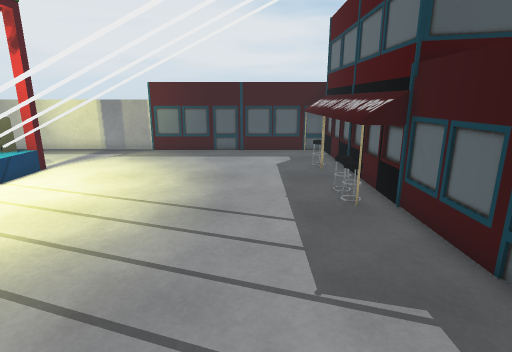
[1] (above)

12 first-person views from a walk through a scene from a Unity 3-D project. The camera is 1.5 m above the floor, tilts 14° down and sees 80° across. The floor is counted in squares, 0.5 m on a side. Each view is taken from the middle of a square. On the plan, view 1 faces up. The plan holds only what a view shows up to about 20 squares ahead; the rest is blank. The place goes on beyond the plan. Some surface patterns are stand-ins.

[2]
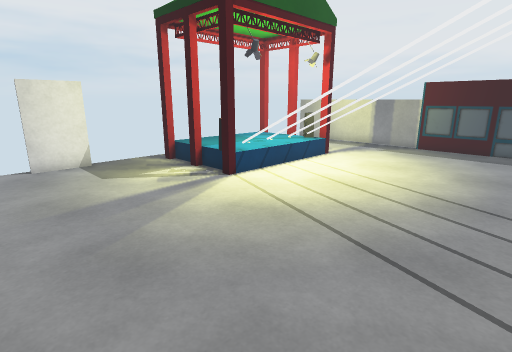

[3]
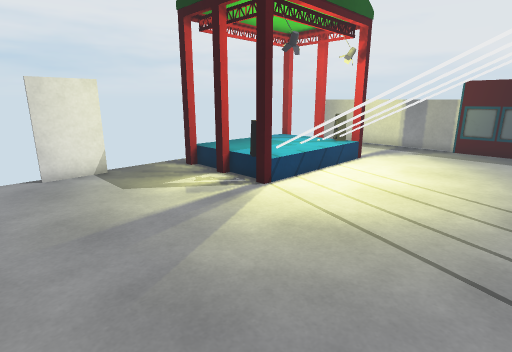

[4]
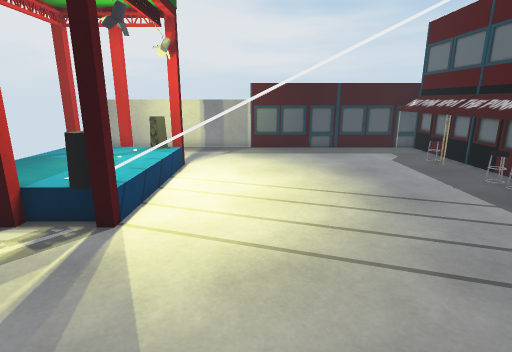

[5]
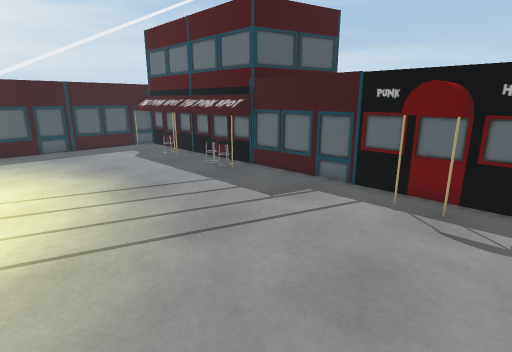

[6]
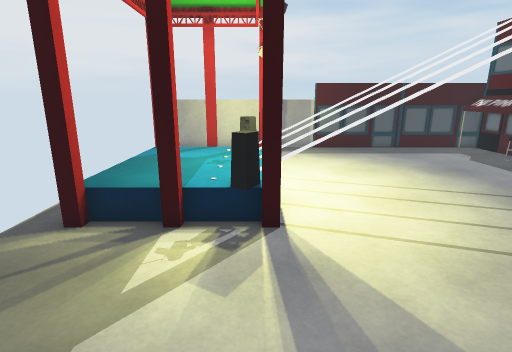

[7]
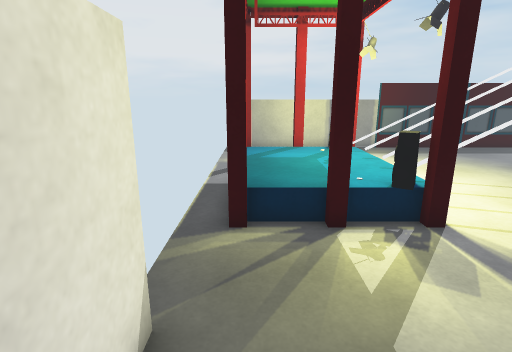

[8]
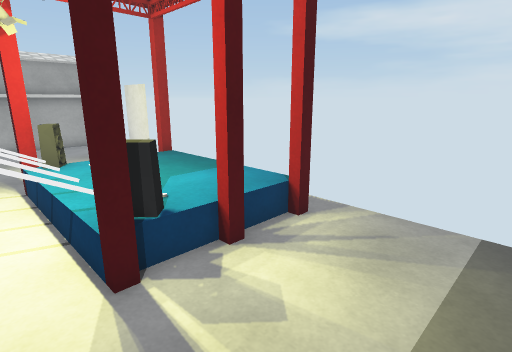

[9]
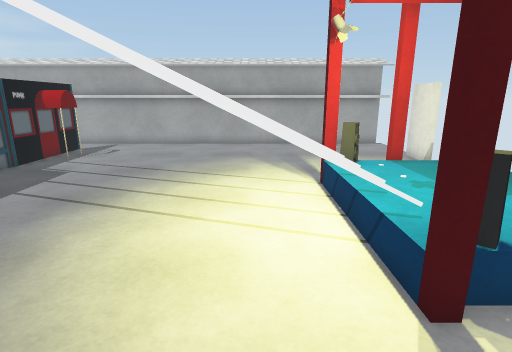

[10]
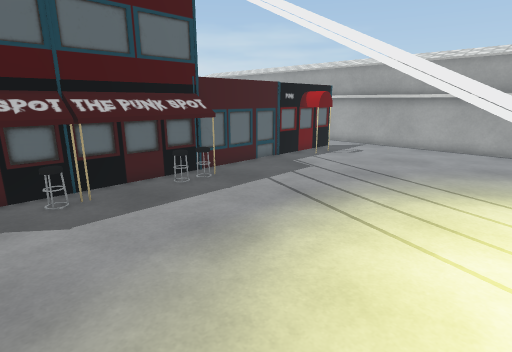

[11]
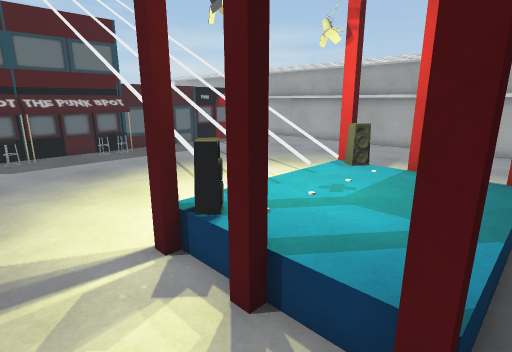

[12]
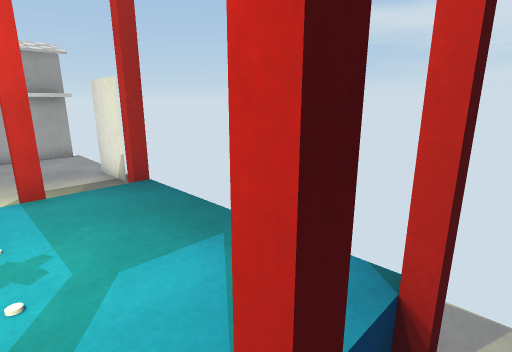

### Floor plan
Key: @ floor where view 1 was taken; # wall or solid block; x gap in a wall; . main floor; : floor 0.5 m higher than the main floor; / step, stairs or slope; = window, fence, low wall or low ledge; ^ raised ledge; T thing the floor can be seen under or through; O other object.
Columns run from 16 left of view 1 to 4 right of it. Each row starts with its distance up from view 1.
 19  ####################
 18  ..................^#
 17  ..................^#
 16  ..................^#
 15  ..................^#
 14  ..................O#
 13  x#/#=TT...........^#
 12  .::::==TTT........^#
 11  .:::::............^#
 10  . ::::=TTTT.......O#
  9  .:::::=TTTT.......O#
  8  .:::::#  ..........#
  7  .::::T=TTT.........#
  6  .#.#.TT............#
  5  ...................#
  4  ...................#
  3  ...................#
  2 ##..................#
  1 ##.................##
  0  ...............@..##
 -1  ...................#
 -2  ...................#
 -3  ####################

Where each view was taken, in squares from view 1:
view 1: 0 up, 0 right, facing up
view 2: 2 down, 0 right, facing up-left
view 3: 2 down, 2 left, facing up-left
view 4: 1 down, 6 left, facing up
view 5: 2 down, 6 left, facing up-right
view 6: 1 down, 10 left, facing up
view 7: 1 down, 14 left, facing up
view 8: 18 up, 8 left, facing down-left
view 9: 17 up, 7 left, facing down
view 10: 16 up, 7 left, facing down-right
view 11: 16 up, 15 left, facing down-right
view 12: 14 up, 11 left, facing down-left
